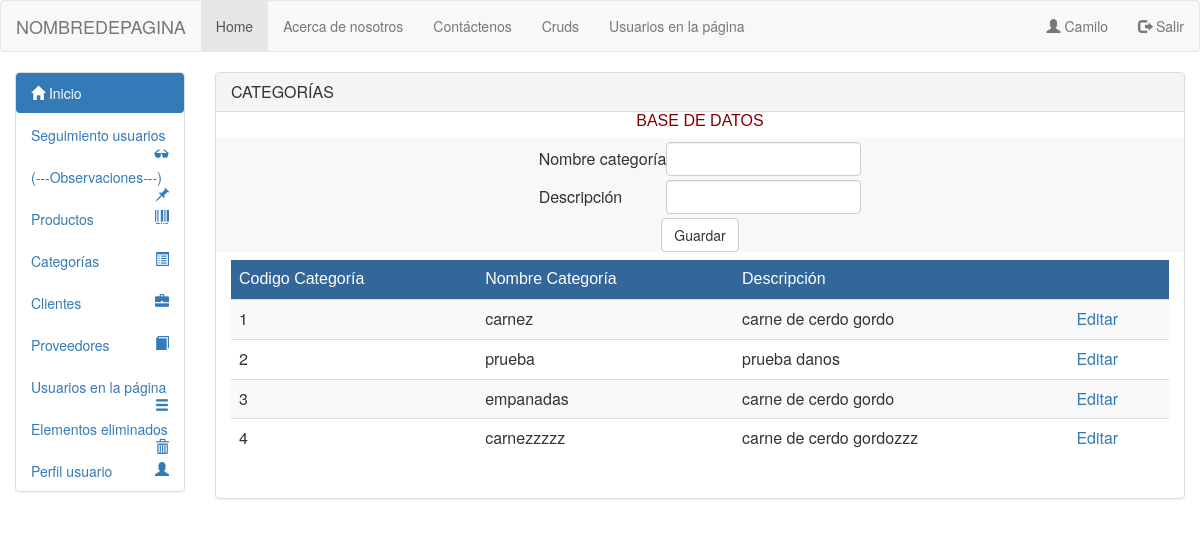
Screenshot of /Vista/html/crudcategoria.php (signed in) with the database file from the repository.
### tables this page shows
CREATE TABLE `categorias` (
  `id_categoria` int(11) NOT NULL,
  `nombre_categoria` varchar(50) NOT NULL,
  `desc_categoria` varchar(255) NOT NULL,
  `estado_categoria` tinyint(1) NOT NULL
);

### modelo/mdlcatobtener.php (called while the page is built, shortened)
<?php
include_once("conexion.php");
    $nom = "";
    $des = "";
    $update = false;
?>

### Modelo/conexion.php (called while the page is built, shortened)
<?php
class Conexion
{
public function __construct()
{
$this->con = new mysqli("localhost", "root", "", "inventcorp");
}
}
?>

### modelo/mdlcatlistar.php (called while the page is built)
<?php
include_once("conexion.php");
class Categorialis extends Conexion
{
    public function listar()
    {
        $q = "select * from categorias where estado_categoria='1' order by id_categoria";
        $consulta = $this->con->query($q) or die ('failed!' . $this->con->error);
        return $consulta;
    }
}
?>

### Vista/html/crudcategoria.php (the view, shortened to what this page needs)
<?php
include_once '../../modelo/mdlcatlistar.php';
include_once '../../modelo/mdlcatobtener.php';
?>
<html lang="en">
<head>
<link href="../bootstrap/css/bootstrap.min.css" rel="stylesheet" media="screen">
</head>
<body>
<?php
include_once 'header.php';
?>
<div class="container-fluid">
<div class="row">
<div class="col-sm-3 col-md-2 sidebar">
<?php
include_once 'menulateral.php';
?>
</div>
<div class="col-sm-10 col-md-10">
<div class="panel panel-default">
<div class="panel-heading">
<h3 class="panel-title">CATEGORÍAS</h3>
</div>
<div class="row">
 <div class="col-sm-12 col-md-12">
 <table class="" style="" align="center">
  <tr><td style="color:#800000; font-family:Tahoma, Geneva, sans-serif" align="center">BASE DE DATOS</td></tr>
  </table>
            <form method="post" action="../../controlador/crudcat/controlador.php" class="navbar-form navbar-default">
            <table align="center">
                <tr><td style="padding:2px"></td></tr>
                <div class="form-group">
                        <tr>
                            <td >Nombre categoría</td>
                            <td><input type="text" class="form-control" name="nom" value="<?php echo $nom; ?>"  maxlength="12" required pattern="[a-zA-Z]*" title="No caracteres especiales solo letras" /></td>
                        </tr>
                </div>
                <tr><td style="padding:2px"></td></tr>
                <div class="form-group">
                        <tr>
                            <td >Descripción</td>
                            <td><input type="text" class="form-control" name="des" value="<?php echo $des; ?>" maxlength="50" required pattern="^[A-Za-z -]+$" title="Solo Letras 50 máximo no caracteres especiales" /></td>
                        </tr>
                </div>
                <tr><td style="padding:2px"></td></tr>
                <tr>
                        <td colspan="2" align="center">
                                <?php if ($update == true): ?>
                                <a href="crudcategoria.php">Cancelar</a>
                                    <button  type="submit" name="actualizar" class="btn btn-success" >Actualizar <span class="glyphicon glyphicon-ok"></button>
                                <?php else: ?>
                                    <button  type="submit" name="guardarcat" class="btn btn-default">Guardar</button>
                                <?php endif ?>
                        </td>
                </tr>
            </table>
            </form>
             <div class="col-sm-12 col-md-12">
             <div class="table-responsive">
                    <table class="table table-hover table-striped" align="center">
                    <thead>
                        <tr>
                            <tr style="color:#FFF; background-color:#369">
                            <td style="font-family:Tahoma, Geneva, sans-serif">Codigo Categoría</td>
                            <td style="font-family:Tahoma, Geneva, sans-serif">Nombre Categoría</td>
                            <td style="font-family:Tahoma, Geneva, sans-serif">Descripción</td>
                            <td></td>
                        </tr>
                    </thead>
                    <?php
                    $objeto= new Categorialis;
                    $res=$objeto->listar();
                     while($row = $res->fetch_array(MYSQLI_ASSOC)){
                      ?>
                        <tr>
                            <td><?php echo $row['id_categoria']; ?></td>
                            <td><?php echo $row['nombre_categoria']; ?></td>
                            <td><?php echo $row['desc_categoria']; ?></td>
                            <td>
                                <a href="crudcategoria.php?edit=<?php echo $row['id_categoria']; ?>">Editar</a>
                            </td>
                        </tr>
                    <?php
                   } $objeto->CloseDB();?>
                </table>
                <br/>
             </div>
                </div>
              </div>
            </div>
        </div>
        </div>
</div>
</div>
    </body>
</html>

### rows the page displays
categorias: id_categoria "1", nombre_categoria "carnez", desc_categoria "carne de cerdo gordo"
categorias: id_categoria "2", nombre_categoria "prueba", desc_categoria "prueba danos"
categorias: id_categoria "3", nombre_categoria "empanadas", desc_categoria "carne de cerdo gordo"
categorias: id_categoria "4", nombre_categoria "carnezzzzz", desc_categoria "carne de cerdo gordozzz"

### other values shown
$_SESSION["session"] "Camilo"
